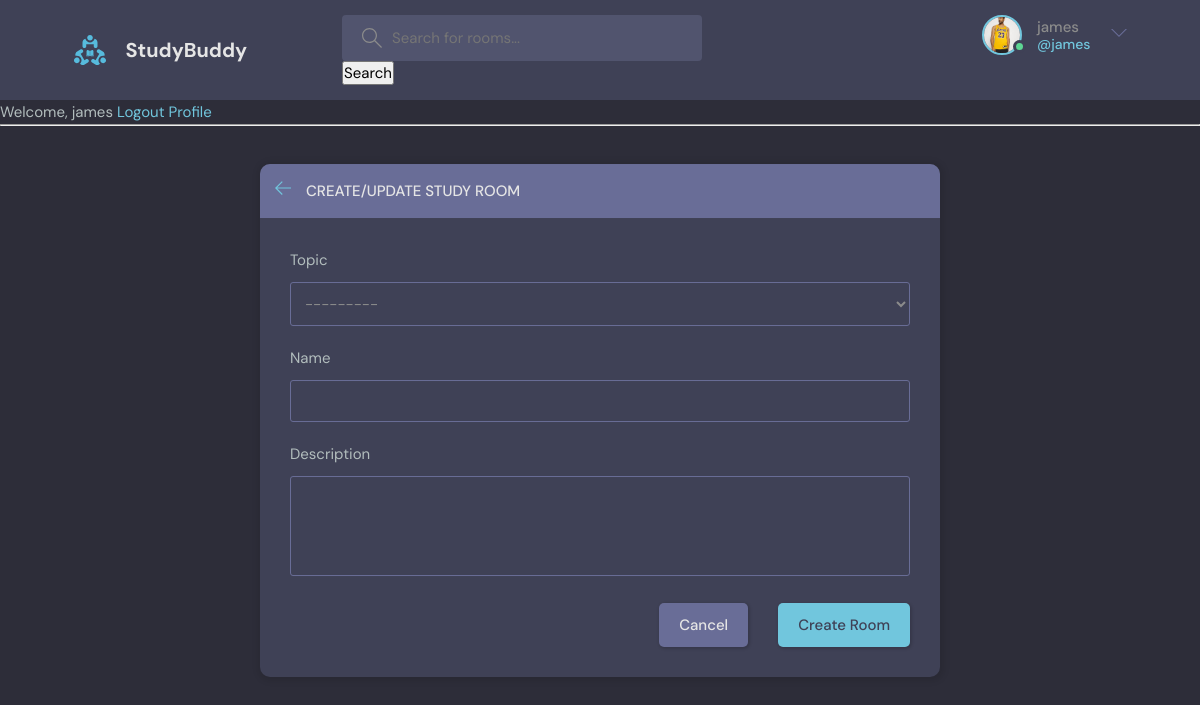
Screenshot of /create_room/ (signed in) with the database file from the repository.
### base/models.py (models this page shows, shortened)
class User(AbstractUser):
    username = models.CharField(max_length=200, null=False)
    name = models.CharField(max_length=200, null=False)
    email = models.EmailField(unique=True, null=False)
    bio = models.TextField(null=True)
    avatar = models.ImageField(null=True, default="avatar.svg")
    USERNAME_FIELD = 'email'
    REQUIRED_FIELDS = []
    def __str__(self):
       return self.username

class Room(models.Model):
    host = models.ForeignKey(User,on_delete=models.SET_NULL,null=True)
    topic = models.ForeignKey(Topic,on_delete=models.SET_NULL,null=True)
    name = models.CharField(max_length=200)
    description = models.TextField(null=True,blank=True)
    participants = models.ManyToManyField(User,related_name='Participants',blank=True)
    updated = models.DateTimeField(auto_now=True)
    created =  models.DateTimeField(auto_now_add=True)
    id = models.UUIDField(primary_key=True,default=uuid.uuid4, editable=False)
    class Meta:
        ordering = ['-updated','-created']

### base/views.py (the view, shortened to what this page needs)
# urls.py: path('create_room/',views.create_room, name='create_room'),
@login_required(login_url='/login')    # redirecting to unauthorized users login page
def create_room(request):
    form = RoomForm()
    context = {'form':form}
    return render(request,'base/room-form.html',context)

### base/forms.py
class RoomForm(ModelForm):
    class Meta :
        model = Room     # Table name
        exclude = ['participants','host']

### base/models.py (called while the page is built)
    def __str__(self):
        return self.name

### base/templates/base/room-form.html (shortened to what this page needs)
{% extends 'base/base.html'%}
{%  block content%}
  <main class="create-room layout">
    <div class="container">
      <div class="layout__box">
        <div class="layout__boxHeader">
          <div class="layout__boxTitle">
            <a href="{% url 'home' %}">
              <svg version="1.1" xmlns="http://www.w3.org/2000/svg" width="32" height="32" viewBox="0 0 32 32">
                <title>arrow-left</title>
                <path
                  d="M13.723 2.286l-13.723 13.714 13.719 13.714 1.616-1.611-10.96-10.96h27.625v-2.286h-27.625l10.965-10.965-1.616-1.607z">
                </path>
              </svg>
            </a>
            <h3>Create/Update Study Room</h3>
          </div>
        </div>
        <div class="layout__body">
          <form class="form" action="#" method="POST">
              {% for field in form %}
            <div class="form__group">
              <label for="{{field.name}}">{{field.label}}</label>
              {{field}}
            </div>
            {% endfor %}
            <div class="form__action">
              <a class="btn btn--dark" href="{% url 'home' %}">Cancel</a>
              <button class="btn btn--main" type="submit">Create Room</button>
            </div>
          </form>
        </div>
      </div>
    </div>
  </main>
{%  endblock %}

### base/templates/base/navbar.html (shortened to what this page needs)
{% load static %}
    <header class="header header--loggedIn">
      <div class="container">
        <a href="{% url 'home'%}" class="header__logo">
          <img src="{% static 'images/logo.svg' %}" />
          <h1>StudyBuddy</h1>
        </a>
        <form class="header__search" method= 'GET' action=" {% url  'home' %}">
          <label>
            <input name="q" placeholder="Search for rooms..." />
          </label>
           <button type="submit"> Search </button>
        </form>
        <nav class="header__menu">
          {% if user.is_authenticated %}
          <div class="header__user">
            <a href="{% url 'profile' user.username %}">
              <div class="avatar avatar--medium active">
                <img src="{{user.avatar.url}}" />
              </div>
              <p>{{request.user.username}}<span>@{{request.user.username}}</span></p>
            </a>
            <button class="dropdown-button">
              <svg version="1.1" xmlns="http://www.w3.org/2000/svg" width="32" height="32" viewBox="0 0 32 32">
                <title>chevron-down</title>
                <path d="M16 21l-13-13h-3l16 16 16-16h-3l-13 13z"></path>
              </svg>
            </button>
          </div>
           {%  else  %}
          <a href="{% url 'login' %}">
            <img src=" {% static 'images/avatar.svg' %} " />
            <p>Login</p>
          </a>
         {% endif %}
        </nav>
      </div>
    </header>
{% if user.is_authenticated %}
  <small > Welcome, {{user}}</small>
  <a href="{% url 'logout' %}"    >Logout </a>
   <a href="{% url 'profile' user.username %}"   >Profile</a>
{% else %}
    <a href="{% url 'login' %}"  >Login </a>
{% endif%}
<hr>

### rows the page displays
User: avatar (picture), user.username "james", username "james"

### other values shown
{{ field.label }} "Topic" "Name" "Description"
